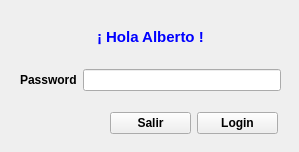
<?xml version="1.0" encoding="UTF-8"?>
<ui version="4.0">
 <class>Login</class>
 <widget class="QDialog" name="Login">
  <property name="windowModality">
   <enum>Qt::NonModal</enum>
  </property>
  <property name="geometry">
   <rect>
    <x>0</x>
    <y>0</y>
    <width>299</width>
    <height>152</height>
   </rect>
  </property>
  <property name="font">
   <font>
    <bold>true</bold>
   </font>
  </property>
  <property name="windowTitle">
   <string>Dialog</string>
  </property>
  <property name="windowIcon">
   <iconset resource="imagenes/imagenes.qrc">
    <normaloff>:/icono.png</normaloff>:/icono.png</iconset>
  </property>
  <widget class="QWidget" name="layoutWidget">
   <property name="geometry">
    <rect>
     <x>20</x>
     <y>10</y>
     <width>261</width>
     <height>81</height>
    </rect>
   </property>
   <layout class="QVBoxLayout" name="verticalLayout" stretch="2,1">
    <item>
     <layout class="QHBoxLayout" name="horizontalLayout_2" stretch="1">
      <item alignment="Qt::AlignHCenter">
       <widget class="QLabel" name="lblUsuario">
        <property name="styleSheet">
         <string notr="true">color: blue; font-size: 11pt; font-weight: bold</string>
        </property>
        <property name="text">
         <string>¡ Hola Alberto !</string>
        </property>
       </widget>
      </item>
     </layout>
    </item>
    <item>
     <layout class="QHBoxLayout" name="horizontalLayout_3" stretch="1,4">
      <item>
       <widget class="QLabel" name="label_2">
        <property name="text">
         <string>Password</string>
        </property>
       </widget>
      </item>
      <item>
       <widget class="QLineEdit" name="etPasswd">
        <property name="echoMode">
         <enum>QLineEdit::Password</enum>
        </property>
       </widget>
      </item>
     </layout>
    </item>
   </layout>
  </widget>
  <widget class="QWidget" name="layoutWidget_2">
   <property name="geometry">
    <rect>
     <x>110</x>
     <y>110</y>
     <width>168</width>
     <height>27</height>
    </rect>
   </property>
   <layout class="QHBoxLayout" name="horizontalLayout">
    <item>
     <widget class="QPushButton" name="btnSalir">
      <property name="text">
       <string>Salir</string>
      </property>
      <property name="icon">
       <iconset resource="imagenes/imagenes.qrc">
        <normaloff>:/cerrar.jpeg</normaloff>:/cerrar.jpeg</iconset>
      </property>
      <property name="autoDefault">
       <bool>false</bool>
      </property>
     </widget>
    </item>
    <item>
     <widget class="QPushButton" name="btnLogin">
      <property name="text">
       <string>Login</string>
      </property>
      <property name="icon">
       <iconset resource="imagenes/imagenes.qrc">
        <normaloff>:/enter.jpeg</normaloff>:/enter.jpeg</iconset>
      </property>
      <property name="autoDefault">
       <bool>false</bool>
      </property>
     </widget>
    </item>
   </layout>
  </widget>
 </widget>
 <resources>
  <include location="imagenes/imagenes.qrc"/>
 </resources>
 <connections/>
</ui>
